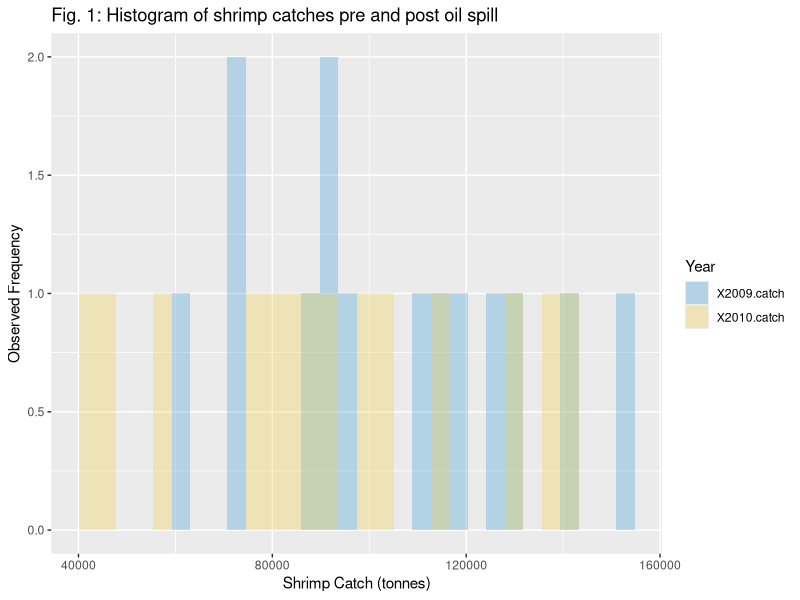

R code for this plot: (Note: this script raises an error after producing the figure.)
## ---- chunk 1
Shrimp_data=read.csv("ASauk_H2_Scenario1_data.csv")

library("reshape2")
library("ggplot2")



Sdf<-melt(Shrimp_data)
colnames(Sdf)<-c('Site','Year', 'Catch')
print(Sdf)
Year<-Sdf$Year
Catch=Sdf$Catch

ggplot(Sdf, aes(x = Catch, fill=Year)) + geom_histogram(alpha = 0.3, position = 'identity') + labs(x = "Shrimp Catch (tonnes)", y ="Observed Frequency", title = "Fig. 1: Histogram of shrimp catches pre and post oil spill") + scale_color_manual(values=c("#3498DB","#F4D03F")) + scale_fill_manual(values=c("#3498DB","#F4D03F"))

## ---- chunk 2
par(mar=c(8.5,6.5,4.1,2.1), mgp=c(3,1,0))

diff<-Shrimp_data$Y2010 - Shrimp_data$Y2009
diff
hist(diff, xlab = "Difference in Shrimp Catch (tonnes)", ylab = "Observed Frequency", col = c("red"), main = NULL, ylim = c(5,0))
title(sub = "Fig. 3: Histogram of Change in Shrimp catches between 2009 and 2010", line=6, cex.sub=1.2)
## ---- chunk 3
t.test(Shrimp_data$Y2009, Shrimp_data$Y2010, paired = TRUE)
qt(0.975,13)

## ---- chunk 4
Phosphorous_data=read.csv("ASauk_H2_Scenario2_data.csv")
par(mar=c(8.5,6.5,4.1,2.1), mgp=c(3,1,0))
hist(Phosphorous_data$Total.phosphorous, xlab = "Measured level of phosphorous (µg/L)", ylab = "Observed Frequency", col = c("light green"), main = NULL) 
title(sub = "Fig. 4: Histogram of phosphorous levels in Lake Erie", line=6, cex.sub=1.2)
## ---- chunk 5
t.test(Phosphorous_data$Total.phosphorous, mu=15)
qt(0.975,9)
## ---- chunk 6
library("reshape2")
library("ggplot2")

Carnivorous<-c(2.3,1.8,1.9,1.8,2.1,2.3,2,2.2,2.2,1.5,1.8,2.1,2.3,2.2,2.3)
Vegetarian<-c(1.6,1.1,0.7,1,1,0.8,1.2,0.8,0.9,0.6,0.7,0.6,0.8,0.8,1.1)
y_name<-'Growth.rate'
x_name<-'Diet'

df<-melt(data.frame(Carnivorous, Vegetarian))
colnames(df)<-c(x_name, y_name)
print(df)
Diet<-df$Diet
Growth.rate=df$Growth.rate

ggplot(df, aes(Growth.rate, fill = Diet)) + geom_histogram(alpha = 0.5) + labs(x = "Growth rate of farmed salmon", y ="Observed Frequency", title = "Fig. 5: Histogram of growth rates of farmed salmon fed carnivorous diets")

## ---- chunk 7
t.test(Carnivorous, Vegetarian)
qt(0.975,27.834)
## ---- chunk 8
PCB_data=read.csv("ASauk_Homework2_Scenario4_data2.csv")


library("ggplot2")



ggplot(PCB_data, aes(x=PCB_data$Trophic.level, y=PCB_data$Individuals, fill = PCB_data$Effect))+geom_bar(stat="identity", position = position_dodge()) + labs(x = "Trophic Level", y = "Number of Individuals", title = "Fig. 6: Effects of PCBs on different trophic levels")

## ---- chunk 9

First<-c(133,100,17)
Top<-c(4,61,35)

dat=data.frame('First'=First, 'Top'=Top)

chisq.test(dat)

qchisq(0.95,2)

